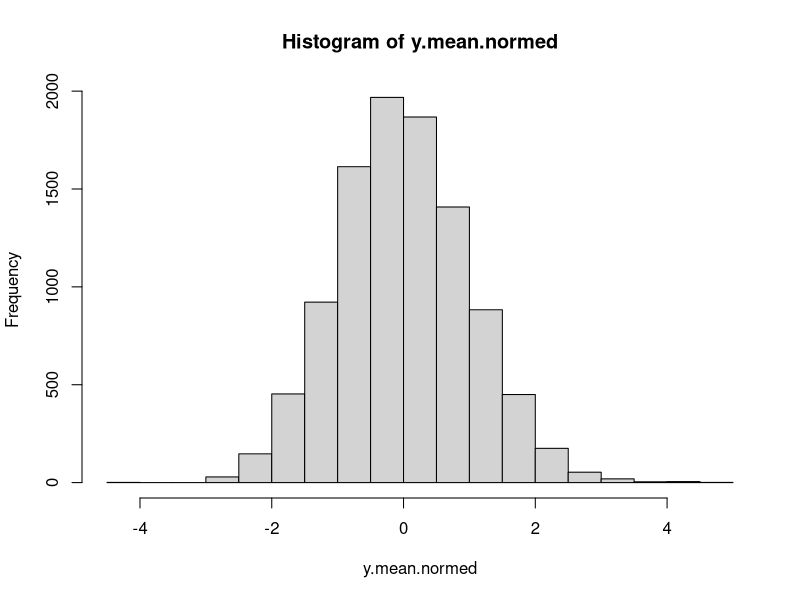
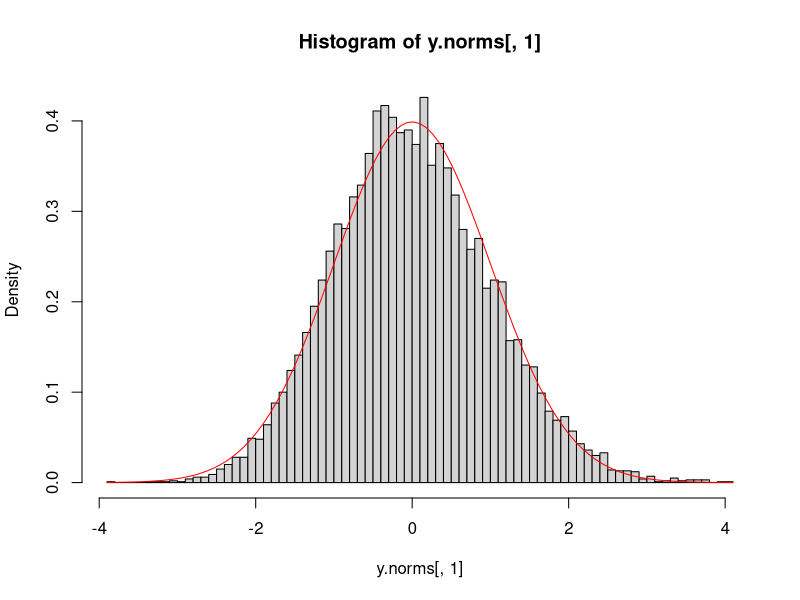
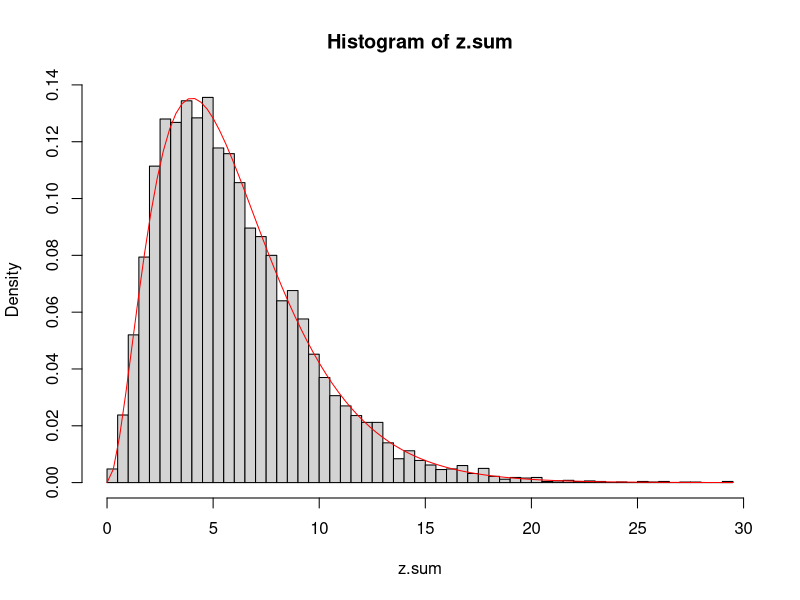
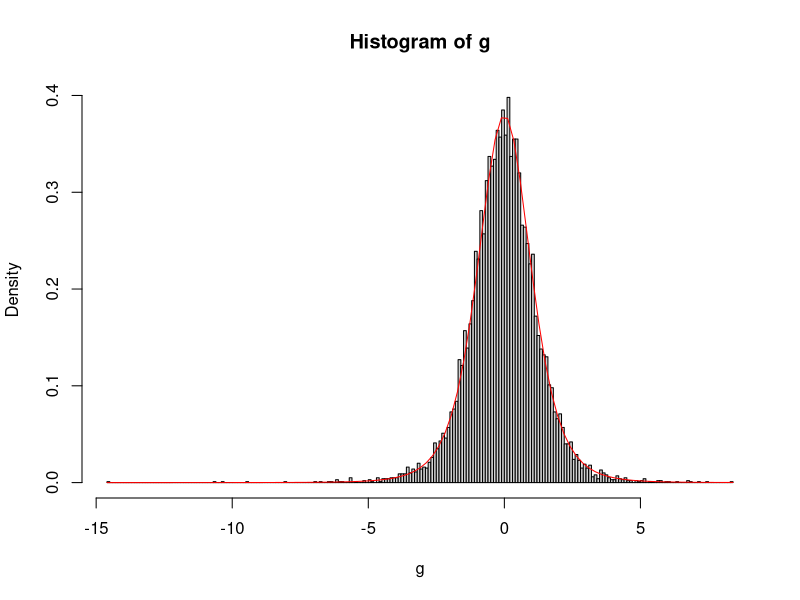
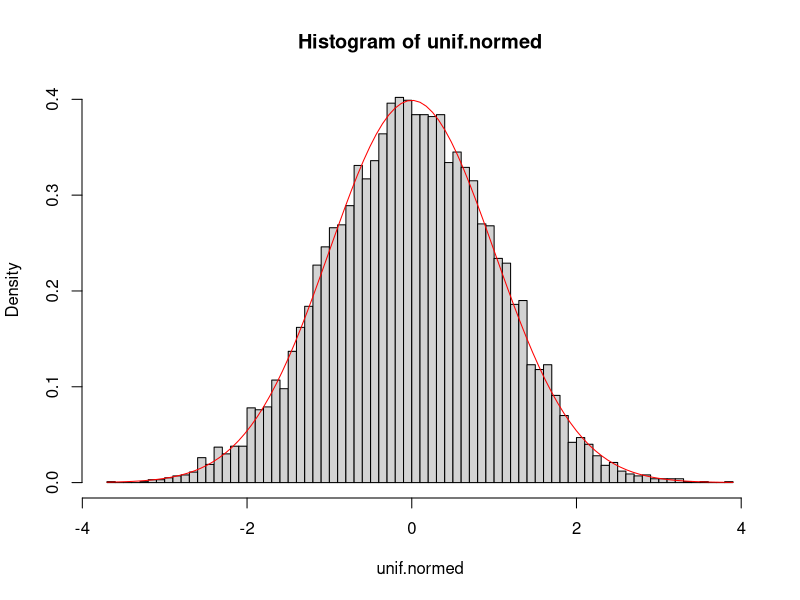
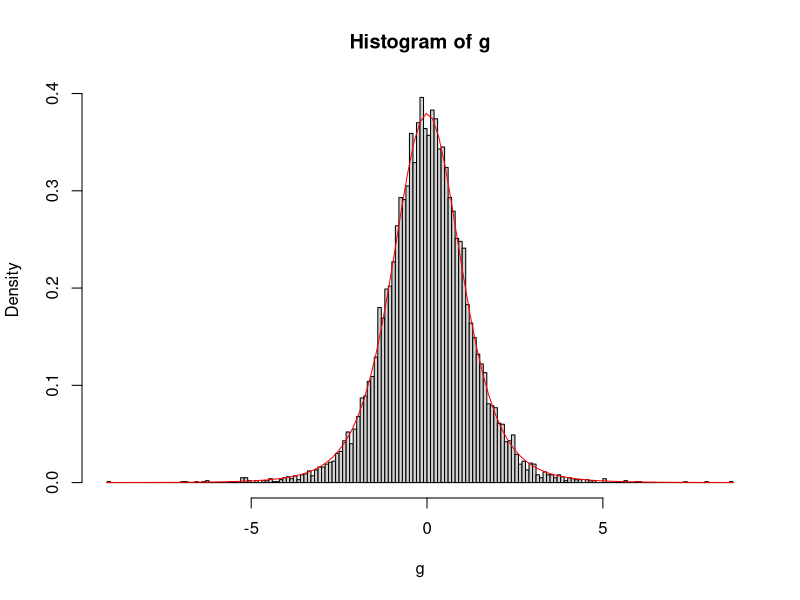
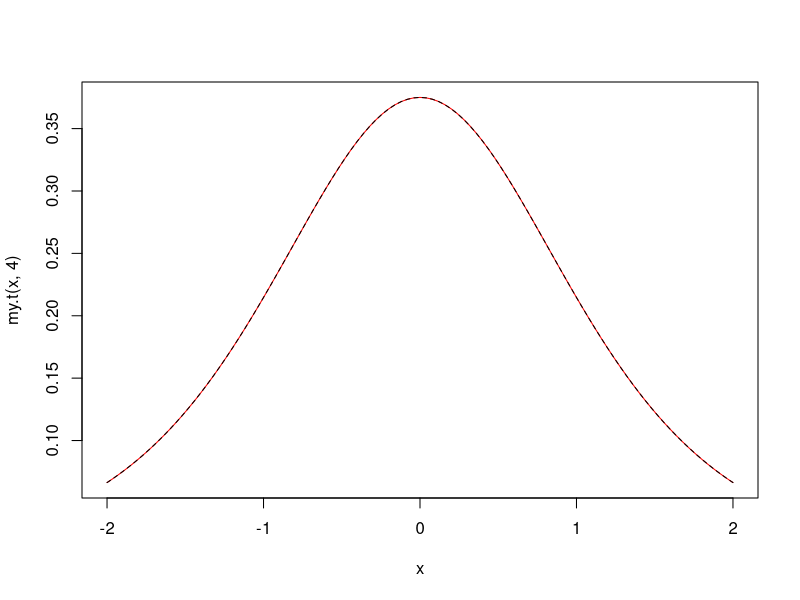
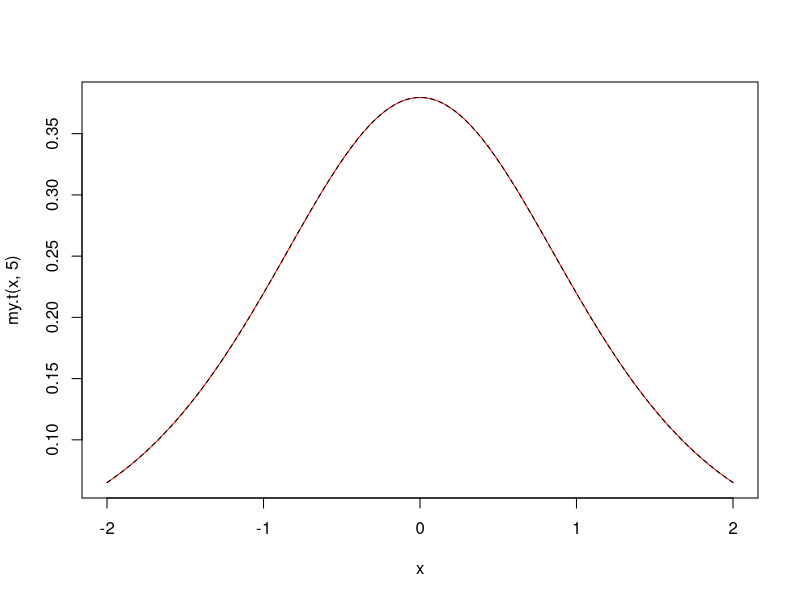

Write the R code that produced these figures, in order. (Note: this script raises an error after producing the figures.)
# Larson Hogstrom - HW8
# MATH_E156 - 4/7/2014


### Part 1 

# a) Invent a way of creating a random variable X that has a chi-square 
# distribution with six degrees of freedom by sampling from an expo- 
# nential distribution. You get to choose the sample size and the value 
# of lambda. Verify your result by making a histogram of the sample means 
# and overlaying a chi-square distribution.

N <- 10^4
y.mean <- numeric(N)
for (i in 1:N) {
    y <- rexp(100,1) # origonal exponential sample
    y.mean[i] <- mean(y)
}
# create z-scores these should have a N(0,1) pattern
y.mean.normed <- (y.mean-mean(y.mean))/sqrt(var(y.mean))
hist(y.mean.normed)

## now create six of these distributions
n <- 6
N <- 10^4
y.norms <- matrix(0,N,n)
for (j in 1:n){
    y.mean <- numeric(N)
    for (i in 1:N) {
        y <- rexp(100,1)
        y.mean[i] <- mean(y)
    }
    y.norms[,j] <- (y.mean-mean(y.mean))/sqrt(var(y.mean))
}
#plot one column
hist(y.norms[,1], breaks= "FD", probability = TRUE) # these are normal
curve(dnorm(x,0,1), col = "red", add = TRUE)
# Z1^2 + Z2^2 + ... Z6^2 ~ chisq(6)
y.squares <- y.norms^2
z.sum <- rowSums(y.squares)
# plot transformed samples and plot with theoretical
hist(z.sum, breaks= "FD", probability = TRUE)
curve(dchisq(x,6), col = "red", add = TRUE)


# yDens <- density(y)
# hist(yDens)
# density <- Vectorize(function(x,y) exp(x*y)*dgamma(x,r1, lambda),vectorize.args = 'x')
# #Integrate over y to get the moment generating function
# mgfr1 <- function(x) sapply(x, function(y) integrate(density, lower=0, upper=20, y=y)$val)
# curve(mgfr1(x), from = -1, to =1, lty = 1)






# b) The Student t distribution results when you divide a standard nor- 
# mal random variable by the square root of an independent, suitably rescaled, 
# chi-square random variable. Nowhere does it say the the nu- merator and 
# denomiator have to come from the same source. They only have to be independent.

# T = Z/sqrt(W/k)
# domonstrate this by example
x.sn <- rnorm(10000,0,1)
x.cs <- rchisq(10000,5)
g <- x.sn/sqrt(x.cs/5)
hist(g, breaks= "FD", probability = TRUE)
curve(dt(x,5), col = "red", add = TRUE)

# Create a variable with an approximate Student t distribution with six 
# degrees of freedom by taking the mean of 50 samples from Unif[0,1] and 
# dividing by the chi square variable that you created for part (a). Show 
# that a histogram of values from this distribution matches the built-
# in t density function on R.

N<- 10^4
unif.mean <- numeric(N)
for (i in 1:N){
    unif.mean[i] <- mean(runif(50,0,1))
}
# create N(0,1) from these means
unif.normed <- (unif.mean-mean(unif.mean))/sqrt(var(unif.mean))
hist(unif.normed, breaks= "FD", probability = TRUE) 
curve(dnorm(x,0,1), col = "red", add = TRUE)
# T = Z/sqrt(W/k)
g <- unif.normed/sqrt(z.sum/6) #z.sum is the chisq dist from above
hist(g, breaks= "FD", probability = TRUE)
curve(dt(x,5), col = "red", add = TRUE)

### part 2 

# By evaluating the gamma functions in the formula for the t density on 
# page 389, find explicit formulas for the t density function for 4 and 5 
# degrees of freedom, and show that they agree with the R function dt(x). 
my.gamma<-Vectorize(function(r) integrate(function(x) x^(r-1)*exp(-x), 0, Inf)$val)

### create t-density function using explicit formula
# f(t) = gamma(K+1/2)/ (sqrt(2pi) * gamma(k/2) * (1+(t^2)/k)^((k+1))/2)
my.t <- Vectorize(function(t,k) my.gamma((k+1)/2)/ (sqrt(k*pi) * my.gamma(k/2) * (1+(t^2)/k)^((k+1)/2)) )
# 4 df
curve(my.t(x,4), col = "red",xlim=c(-2,2))
curve(dt(x,4), col = "black",xlim=c(-2,2), lty = 2, add = TRUE)
# 5 df
curve(my.t(x,5), col = "red",xlim=c(-2,2))
curve(dt(x,5), col = "black",xlim=c(-2,2), lty = 2, add = TRUE)

# Using 50000 trials, confirm that the variance is close to k/(k − 2) and 
# attempt to estimate the fourth moment in each case.
k<-4 # define df
# density <- Vectorize(function(x,y) exp(x*y)*my.t(x,r1, lambda),vectorize.args = 'x')
# #Integrate over y to get the moment generating function
# mgf <- function(x) sapply(x, function(y) integrate(density, lower=0, upper=20, y=y)$val)
# k<-4
N <- 50000
vars <- numeric(N)
M4s <- numeric(N)
for (i in 1:N) {
    x <- rt(100,k)
    vars[i] <- var(x)
    M4s[i] <- mean(x^4)
}
#plot 4th moments
hist(M4s)
# plot obs and expected variance
hist(vars, breaks="FD",xlim=c(0,10))
abline(v = k/(k-2), col = "red", lty = 2);
var.mean <- mean(vars); var.mean
var.expected <- k/(k-2); var.expected
print("the mean of the observed variances are close to the expected value")


# we can also verify using the difinition of variance for
# continious random variables:
# Var[X] = integral( (x-u)^2 f(x) ) from -inf to inf
integrate(function(x) ((x-0)^2 * my.t(x, k)), -Inf, Inf)  #properly normalized
print("this matches what we found empirically above")



curve(mgfr1(x), from = -1, to =1, lty = 1)


pr <- outer(rep(p,6),rep(p,6),"*"); pr

mgf <- function(x, Y, pr)  {
  sum(pr*(exp(x*Y)))
}
mgf.dice <- Vectorize(function(x) mgf(x, Y, pr))

### Part 3 

# It turns out that the only distribution for which the sample mean and 
# the sample variance are independent is the normal distribution. For 
# samples of size 6 from N(0,1), doing 5000 experiments, create scatter 
# plots of the square of the sample mean against the sample variance, 
# and calculate the correlation. Once you have determined whether the 
# correlation is positive or negative, offer an anecdotal explanation, 
# based on an extreme case, of why this should be so.

# Change N(0,1) to Unif[-1,1]

N<-5000; 
x.mean.square <- numeric(N)
x.var <- numeric(N)
for (i in 1:N) {
  # x <- rnorm(6,0,1)
  x <- runif(6,-1,1)
  x.mean.square[i] <- mean(x)^2
  x.var[i] <- var(x)
}
plot(x.mean.square,x.var)
cor.test(x.mean.square, x.var)
print("there is a negative correlation between the square of the means and the variance ")

# anecdotal explanation
x.extreme <- c(.9, .98, .9, .97, .9, .99)
x.ex.square <- mean(x.extreme)^2; x.ex.square
x.ex.var <- var(x.extreme); x.ex.var
print("if we pick an extreme case where all the sample values are high
  their variance will be low (because they are all close to one). ")

### part 4

NCB <- read.csv('NCBirths2004.csv'); head(NCB)
bw <- NCB$Weight

# If random variable Y is the weight of one of the these babies, 
# it might not be unreasonable to assume that the random variable 
# X = (Y − μ)/σ has a standard normal distribution.
X <- (bw - mean(bw))/sqrt(var(bw))
hist(X)
print("the standard score seems to follow a normal distribution")

# Create samples of size k = 6 that have an approximate standard 
# normal distribution by selecting six weights from the NC baby data, 
# subtracting μ and dividing by σ. Using 1000 such samples (or more if 
# your computer is fast), answer the following questions.
w.sample <- sample(bw,6)
w.standard <- (w.sample - mean(bw))/sqrt(var(bw))


# (a) If you multiply the square of the sample mean by n, does it 
# have a distribution that is approximately chi-square with one 
# degree of free- dom?
N <- 10^4
mean.square.n <- numeric(N)
for (i in 1:N) {
    w.sample <- sample(bw,6)
    mean.square.n[i] <- w.sample^2 * 6
}
hist(mean.square.n, breaks= "FD", probability = TRUE)
curve(dchisq(x,1), col = "red", add = TRUE)

# (b) Does the sum of the squares of the samples have a distribution 
# that is approximately chi-square with k = 6 degrees of freedom?
N <- 10^4
sum.squares <- numeric(N)
for (i in 1:N) {
    w.sample <- sample(bw,6)
    sum.squares[i] <- sum(w.sample^2)
}
hist(sum.squares, breaks= "FD", probability = TRUE)
curve(dchisq(x,6), col = "red", add = TRUE)


# (c) If you multiply the sample variance by k−1, does it have a 
# distribution that is approximately chi-square with k − 1 = 5 degrees 
# of freedom?
N <- 10^4
var.times.k <- numeric(N)
for (i in 1:N) {
    w.sample <- sample(bw,6)
    var.times.k[i] <- var(w.sample) * 5
}
hist(var.times.k, breaks= "FD", probability = TRUE)
curve(dchisq(x,5), col = "red", add = TRUE)


# (d) Is the square of the sample mean uncorrrelated with the sample vari- ance?
N<-5000; 
x.mean.square <- numeric(N)
x.var <- numeric(N)
for (i in 1:N) {
  w.sample <- sample(bw,6)
  x.mean.square[i] <- mean(w.sample)^2
  x.var[i] <- var(w.sample)
}
plot(x.mean.square,x.var)
cor.test(x.mean.square, x.var)
print("")


# (e) If you divide the sample mean by the sample standard deviation,
#  does it have an approximate Student t distribution with k − 1 = 5 
#  degrees of freedom?

# As with section problem 2, you can model your calculations on the 
# ones in script 8B-Student t.


